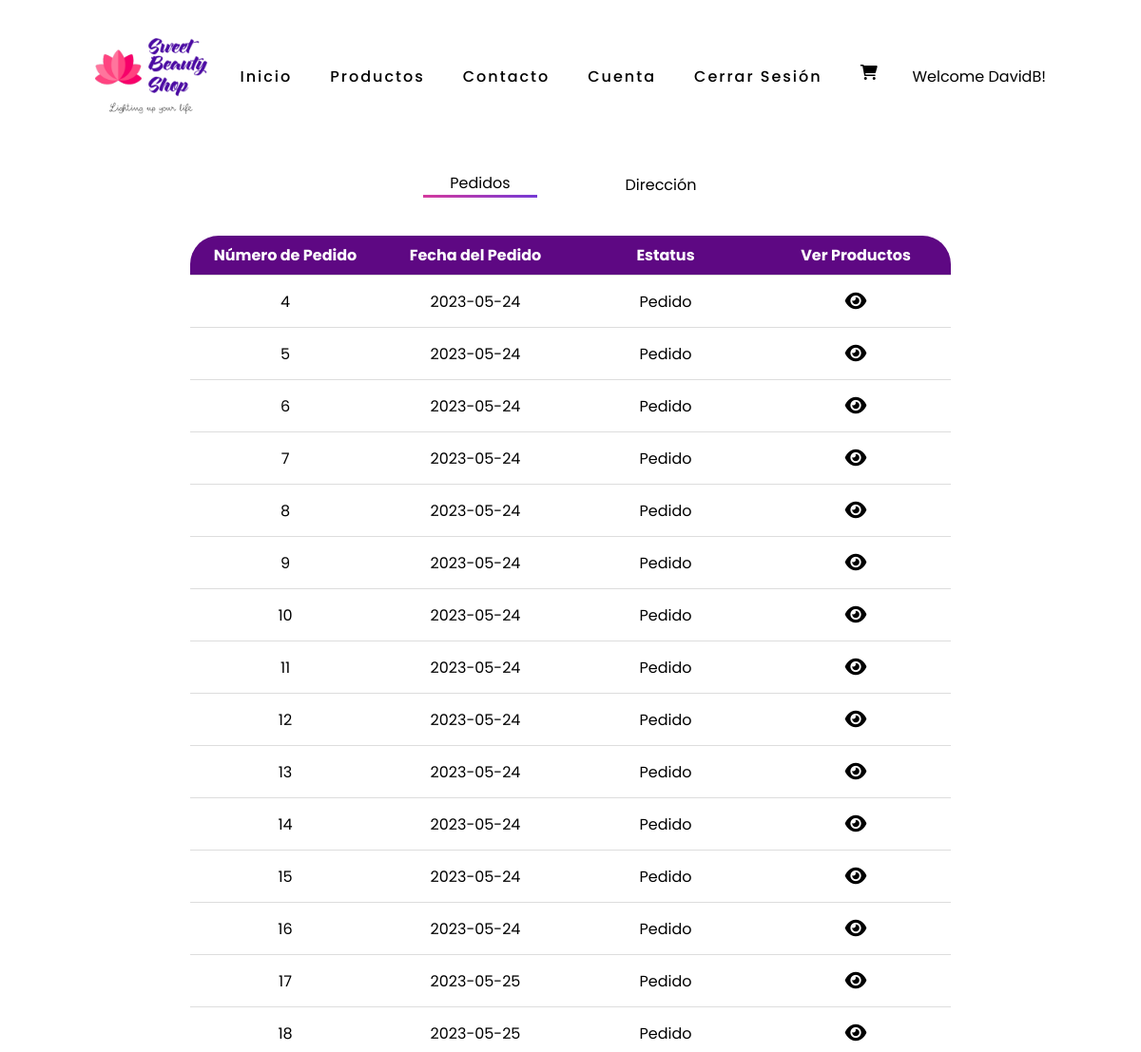
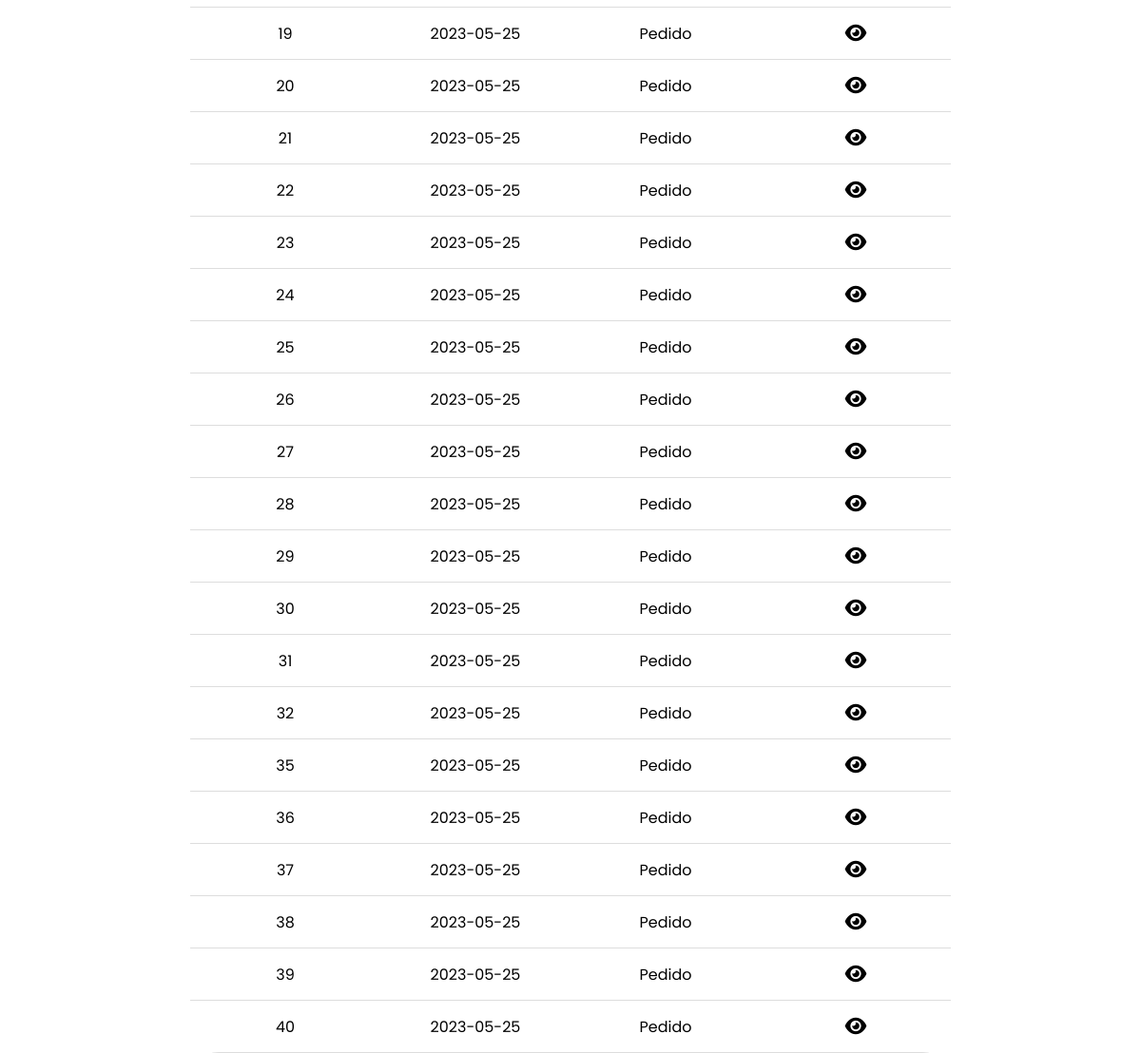
Screenshot of /pages/cliente/dashboardcliente.php?view=p (signed in) with the database file from the repository (2 pictures, top to bottom).
### tables this page shows
CREATE TABLE `usuarios` (
  `iduser` int NOT NULL AUTO_INCREMENT,
  `nombre_com` varchar(100) NOT NULL,
  `nombre_user` varchar(100) NOT NULL,
  `correo` varchar(100) NOT NULL,
  `contraseña` varchar(50) NOT NULL,
  `telefono` varchar(20) NOT NULL,
  `roll` int NOT NULL,
  PRIMARY KEY (`iduser`),
  KEY `roll` (`roll`),
  CONSTRAINT `usuarios_ibfk_1` FOREIGN KEY (`roll`) REFERENCES `roll` (`idroll`)
);

CREATE TABLE `ventas` (
  `idventa` int NOT NULL AUTO_INCREMENT,
  `fecha` date NOT NULL,
  `idcliente` int NOT NULL,
  `idestatus` int NOT NULL,
  PRIMARY KEY (`idventa`),
  KEY `idcliente` (`idcliente`),
  KEY `ventas_ibfk_1_idx` (`idestatus`),
  CONSTRAINT `ventas_ibfk_1` FOREIGN KEY (`idestatus`) REFERENCES `estatus` (`idestatus`),
  CONSTRAINT `ventas_ibfk_2` FOREIGN KEY (`idcliente`) REFERENCES `usuarios` (`iduser`)
);

CREATE TABLE `estatus` (
  `idestatus` int NOT NULL,
  `descestatus` varchar(100) DEFAULT NULL,
  PRIMARY KEY (`idestatus`)
);

### pages/cliente/dashboardcliente.php (the view, shortened to what this page needs)
<?php
    include("topmenu.php");
    ?>
    <section class="secdash">
        <div id= "contenido">
            <form class="vSel" action="" method="get">
                <?php
                    $view = $_GET['view'];
                    if($view == "p") {
                        echo '<button class="selector on" type="submit" name="view" value="p">Pedidos</button>';
                        echo '<button class= "selector" type="submit" name="view" value="a">Dirección</button>';
                    } else {
                        echo '<button class="selector" type="submit" name="view" value="p">Pedidos</button>';
                        echo '<button class= "selector on" type="submit" name="view" value="a">Dirección</button>';
                    }
                    ?>
            </form>
            <?php
                require("../../database/connection.php");
                if($view == "p") {
                    $sql = "SELECT idventa, fecha, idcliente, descestatus FROM ventas INNER JOIN estatus ON ventas.idestatus = estatus.idestatus WHERE idcliente = $_SESSION[userid]";
                    $resultado = mysqli_query($conexion, $sql);
                    echo "<table class='tabladis userdash'>";
                    echo "<tr>
                    <th>Número de Pedido</th>
                    <th>Fecha del Pedido</th>
                    <th>Estatus</th>
                    <th>Ver Productos</th>
                    </tr>";
                    while ($fila = mysqli_fetch_assoc($resultado)) {
                        echo "<tr>";
                        echo "<td>" . $fila['idventa'] . "</td>";
                        echo "<td>" . $fila['fecha'] . "</td>";
                        echo "<td>" . $fila['descestatus'] . "</td>";?>
                        <td class="viewclass">
                            <a href="../popups.php?id=<?php echo $fila['idventa'];?>&type=a" onclick="openPopup(); return false;">
                                <i class="fa-solid fa-eye"></i>
                            </a>
                        </td>
                        <?php
                        echo "</tr>";
                    }
                    echo "</table>";
                }
                ?>
            </div>
        </section>
    </body>
    </html>

### pages/cliente/topmenu.php (shortened to what this page needs)
<?php
    include("../../database/connection.php");
?>
<!DOCTYPE html>
<html lang="es">
<head>
    <link rel="stylesheet" href="../../css/general.css">
    <link rel="stylesheet" href="css/estilos.css">
    <link rel="stylesheet" href="../../css/portadas.css">
    <link rel="stylesheet" href="../../css/media.css">
    <link rel="stylesheet" href="../../css/extra.css">
    <link rel="stylesheet" href="../../css/modal.css">
    <link rel="stylesheet" href="https://cdnjs.cloudflare.com/ajax/libs/font-awesome/6.0.0/css/all.min.css"/>
</head>
<body>
    <header>
        <img src="../../media/img/logo.png" alt="logo" class="logo">
        <nav>
            <div class="optionsmenu">
                <a href="../../inicio.php">Inicio</a>
                <a href="../productos.php">Productos</a>
                <a href="../cont.php">Contacto</a>
                <a href="dashboardcliente.php?view=p">Cuenta</a>
                <a href="../procesos/logout.php">Cerrar Sesión</a>
            </div>
            <div class="socialmedia">
                <i data-toggle="modal" data-target="#exampleModal" class="fas fa-shopping-cart"></i>
            </div>
        </nav>
        <?php
            $idnow = $_SESSION['userid'];
            $query = "SELECT nombre_user FROM usuarios WHERE iduser = $idnow";
            $consulta = mysqli_query($conexion, $query);
            $nombre = mysqli_fetch_row($consulta);
        ?>
        <div class="toggle_btn">
            <p>Welcome <?php echo $nombre[0]?>!</p>
        </div>
    </header>

### css/general.css (style rules this page uses)
* { margin: 0; padding: 0; box-sizing: border-box ; font-family: 'Poppins', sans-serif; }
body { background: white; }
header { position: fixed; top: 0; left: 0; width: 100%; display: flex; justify-content: space-between; align-items: center; transition: 0.5s; padding: 40px 100px; z-index: 3; }
header .logo { position: relative; height: 80px; transition: 0.6s; }
nav { position: relative; display: flex; }
nav a { position: relative; margin: 0 20px; color: black; letter-spacing: 2px; font-weight: 500; text-decoration: none; }
nav i { position: relative; margin: 0 20px; color: black; letter-spacing: 2px; font-weight: 500; cursor: pointer; }
.optionsmenu { position: relative; display: flex; }
.socialmedia { position: relative; display: flex; }
.secdash { height: auto; min-height: 91vh; color: black; }

### pages/cliente/css/estilos.css (style rules this page uses)
.tabladis { margin: auto; border-collapse: collapse; width: 100%; margin-bottom: 100px; }
.tabladis th, .tabladis td { padding: 8px; text-align: center; border-bottom: 1px solid #ddd; }
.tabladis td { height: 55px; }
.tabladis th { background-color: rgb(94, 8, 131); color: white; }
.tabladis tr td a { text-decoration: none; color: black; font-size: 20px; transition: 0.4s ease; }
#contenido { position: relative; top: 180px; margin: 0 200px; }
table.tabladis tr td.viewclass i { cursor: pointer; }
.tabladis.userdash { table-layout: fixed; margin: auto; border-collapse: collapse; margin-bottom: 100px; border-radius: 30px; overflow: hidden; }
form.vSel { display: flex; width: 500px; margin: auto; padding: 0 95px; align-items: center; justify-content: space-between; margin-bottom: 40px; }
form.vSel button.selector { width: 120px; font-size: 16px; background: none; border: none; cursor: pointer; }
form.vSel button.selector.on { border: 10px solid; border-image-slice: 1; border-width: 3px; border-image-source: linear-gradient(to left, #743ad5, #d53a9d); border-left: 0; border-right: 0; border-top: 0; }

### rows the page displays
usuarios: nombre_user "DavidB"
ventas: idventa "4", fecha "2023-05-24", idestatus.descestatus "Pedido"
ventas: idventa "5", fecha "2023-05-24", idestatus.descestatus "Pedido"
ventas: idventa "6", fecha "2023-05-24", idestatus.descestatus "Pedido"
ventas: idventa "7", fecha "2023-05-24", idestatus.descestatus "Pedido"
ventas: idventa "8", fecha "2023-05-24", idestatus.descestatus "Pedido"
ventas: idventa "9", fecha "2023-05-24", idestatus.descestatus "Pedido"
ventas: idventa "10", fecha "2023-05-24", idestatus.descestatus "Pedido"
ventas: idventa "11", fecha "2023-05-24", idestatus.descestatus "Pedido"
ventas: idventa "12", fecha "2023-05-24", idestatus.descestatus "Pedido"
ventas: idventa "13", fecha "2023-05-24", idestatus.descestatus "Pedido"
ventas: idventa "14", fecha "2023-05-24", idestatus.descestatus "Pedido"
ventas: idventa "15", fecha "2023-05-24", idestatus.descestatus "Pedido"
ventas: idventa "16", fecha "2023-05-24", idestatus.descestatus "Pedido"
ventas: idventa "17", fecha "2023-05-25", idestatus.descestatus "Pedido"
ventas: idventa "18", fecha "2023-05-25", idestatus.descestatus "Pedido"
ventas: idventa "19", fecha "2023-05-25", idestatus.descestatus "Pedido"
ventas: idventa "20", fecha "2023-05-25", idestatus.descestatus "Pedido"
ventas: idventa "21", fecha "2023-05-25", idestatus.descestatus "Pedido"
ventas: idventa "22", fecha "2023-05-25", idestatus.descestatus "Pedido"
ventas: idventa "23", fecha "2023-05-25", idestatus.descestatus "Pedido"
ventas: idventa "24", fecha "2023-05-25", idestatus.descestatus "Pedido"
ventas: idventa "25", fecha "2023-05-25", idestatus.descestatus "Pedido"
ventas: idventa "26", fecha "2023-05-25", idestatus.descestatus "Pedido"
ventas: idventa "27", fecha "2023-05-25", idestatus.descestatus "Pedido"
ventas: idventa "28", fecha "2023-05-25", idestatus.descestatus "Pedido"
ventas: idventa "29", fecha "2023-05-25", idestatus.descestatus "Pedido"
ventas: idventa "30", fecha "2023-05-25", idestatus.descestatus "Pedido"
ventas: idventa "31", fecha "2023-05-25", idestatus.descestatus "Pedido"
ventas: idventa "32", fecha "2023-05-25", idestatus.descestatus "Pedido"
ventas: idventa "35", fecha "2023-05-25", idestatus.descestatus "Pedido"
ventas: idventa "36", fecha "2023-05-25", idestatus.descestatus "Pedido"
ventas: idventa "37", fecha "2023-05-25", idestatus.descestatus "Pedido"
ventas: idventa "38", fecha "2023-05-25", idestatus.descestatus "Pedido"
ventas: idventa "39", fecha "2023-05-25", idestatus.descestatus "Pedido"
ventas: idventa "40", fecha "2023-05-25", idestatus.descestatus "Pedido"
